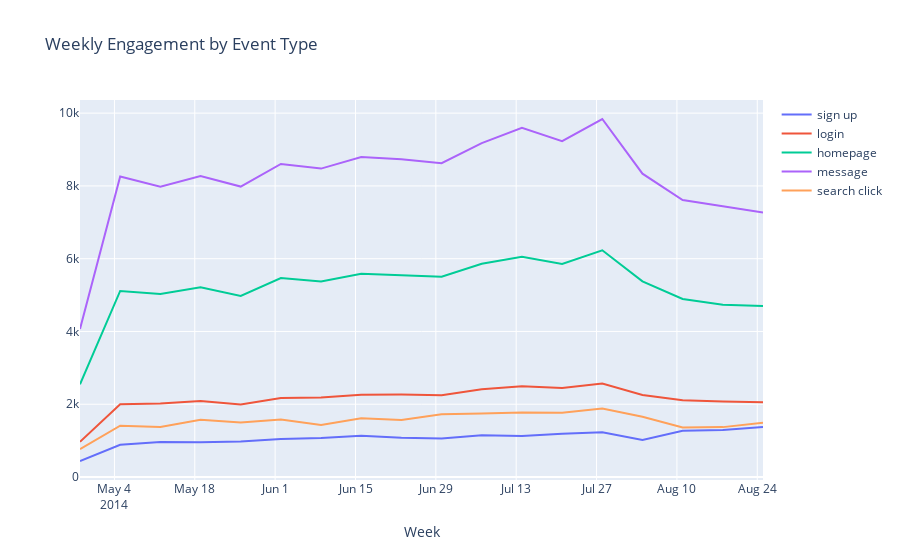

The notebook cell saved with this chart:
### Code cell
week = weekly_type['week']
signup = weekly_type['sign up']
login = weekly_type['login']
homepage = weekly_type['homepage']
message = weekly_type['message']
search_click = weekly_type['search click']

fig = go.Figure()
fig.add_trace(go.Scatter(x=week, y=signup,mode='lines',name='sign up'))
fig.add_trace(go.Scatter(x=week, y=login,mode='lines',name='login'))
fig.add_trace(go.Scatter(x=week, y=homepage,mode='lines',name='homepage'))
fig.add_trace(go.Scatter(x=week, y=message,mode='lines',name='message'))
fig.add_trace(go.Scatter(x=week, y=search_click,mode='lines',name='search click'))

fig.update_layout(title='Weekly Engagement by Event Type',xaxis_title='Week')

fig.write_html('Figures/Weekly_Engagement_by_Event_Type.html')
fig.show()

### Figure 1 — Plotly figure (JSON) as saved in the notebook; plotly's stock layout.template omitted (floating-point values rounded to 4 significant figures)
{"data": [{"mode": "lines", "name": "sign up", "type": "scatter", "x": ["2014-04-28", "2014-05-05", "2014-05-12", "2014-05-19", "2014-05-26", "2014-06-02", "2014-06-09", "2014-06-16", "2014-06-23", "2014-06-30", "2014-07-07", "2014-07-14", "2014-07-21", "2014-07-28", "2014-08-04", "2014-08-11", "2014-08-18", "2014-08-25"], "y": [440, 884, 960, 955, 978, 1043, 1073, 1136, 1081, 1057, 1147, 1130, 1192, 1228, 1017, 1270, 1290, 1376]}, {"mode": "lines", "name": "login", "type": "scatter", "x": ["2014-04-28", "2014-05-05", "2014-05-12", "2014-05-19", "2014-05-26", "2014-06-02", "2014-06-09", "2014-06-16", "2014-06-23", "2014-06-30", "2014-07-07", "2014-07-14", "2014-07-21", "2014-07-28", "2014-08-04", "2014-08-11", "2014-08-18", "2014-08-25"], "y": [967, 1999, 2021, 2088, 1995, 2173, 2184, 2264, 2266, 2249, 2409, 2491, 2446, 2568, 2252, 2109, 2072, 2057]}, {"mode": "lines", "name": "homepage", "type": "scatter", "x": ["2014-04-28", "2014-05-05", "2014-05-12", "2014-05-19", "2014-05-26", "2014-06-02", "2014-06-09", "2014-06-16", "2014-06-23", "2014-06-30", "2014-07-07", "2014-07-14", "2014-07-21", "2014-07-28", "2014-08-04", "2014-08-11", "2014-08-18", "2014-08-25"], "y": [2546, 5113, 5032, 5217, 4978, 5469, 5371, 5585, 5548, 5503, 5859, 6053, 5858, 6230, 5378, 4892, 4732, 4701]}, {"mode": "lines", "name": "message", "type": "scatter", "x": ["2014-04-28", "2014-05-05", "2014-05-12", "2014-05-19", "2014-05-26", "2014-06-02", "2014-06-09", "2014-06-16", "2014-06-23", "2014-06-30", "2014-07-07", "2014-07-14", "2014-07-21", "2014-07-28", "2014-08-04", "2014-08-11", "2014-08-18", "2014-08-25"], "y": [4071, 8258, 7980, 8270, 7982, 8604, 8476, 8794, 8731, 8626, 9175, 9594, 9230, 9839, 8336, 7613, 7438, 7272]}, {"mode": "lines", "name": "search click", "type": "scatter", "x": ["2014-04-28", "2014-05-05", "2014-05-12", "2014-05-19", "2014-05-26", "2014-06-02", "2014-06-09", "2014-06-16", "2014-06-23", "2014-06-30", "2014-07-07", "2014-07-14", "2014-07-21", "2014-07-28", "2014-08-04", "2014-08-11", "2014-08-18", "2014-08-25"], "y": [767, 1409, 1374, 1571, 1497, 1582, 1431, 1618, 1570, 1722, 1743, 1776, 1769, 1881, 1658, 1359, 1371, 1494]}], "layout": {"autosize": true, "title": {"text": "Weekly Engagement by Event Type"}, "xaxis": {"autorange": true, "range": ["2014-04-28", "2014-08-25"], "title": {"text": "Week"}, "type": "date"}, "yaxis": {"autorange": true, "range": [-82.17, 10360.0], "type": "linear"}}}
